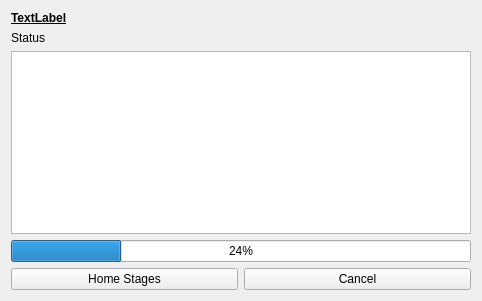
<?xml version="1.0" encoding="UTF-8"?>
<ui version="4.0">
 <class>Form</class>
 <widget class="QWidget" name="Form">
  <property name="geometry">
   <rect>
    <x>0</x>
    <y>0</y>
    <width>482</width>
    <height>301</height>
   </rect>
  </property>
  <property name="windowTitle">
   <string>Stage Stack Homing</string>
  </property>
  <layout class="QGridLayout" name="gridLayout">
   <item row="0" column="0">
    <widget class="QLabel" name="window_label">
     <property name="font">
      <font>
       <weight>75</weight>
       <bold>true</bold>
       <underline>true</underline>
      </font>
     </property>
     <property name="text">
      <string>TextLabel</string>
     </property>
    </widget>
   </item>
   <item row="4" column="0">
    <widget class="QPushButton" name="home_button">
     <property name="text">
      <string>Home Stages</string>
     </property>
    </widget>
   </item>
   <item row="3" column="0" colspan="2">
    <widget class="QProgressBar" name="progress_bar">
     <property name="value">
      <number>24</number>
     </property>
    </widget>
   </item>
   <item row="2" column="0" colspan="2">
    <widget class="QTextEdit" name="status_text">
     <property name="readOnly">
      <bool>true</bool>
     </property>
    </widget>
   </item>
   <item row="1" column="0">
    <widget class="QLabel" name="status_label">
     <property name="text">
      <string>Status</string>
     </property>
    </widget>
   </item>
   <item row="4" column="1">
    <widget class="QPushButton" name="cancel_button">
     <property name="text">
      <string>Cancel</string>
     </property>
    </widget>
   </item>
  </layout>
 </widget>
 <resources/>
 <connections/>
</ui>
